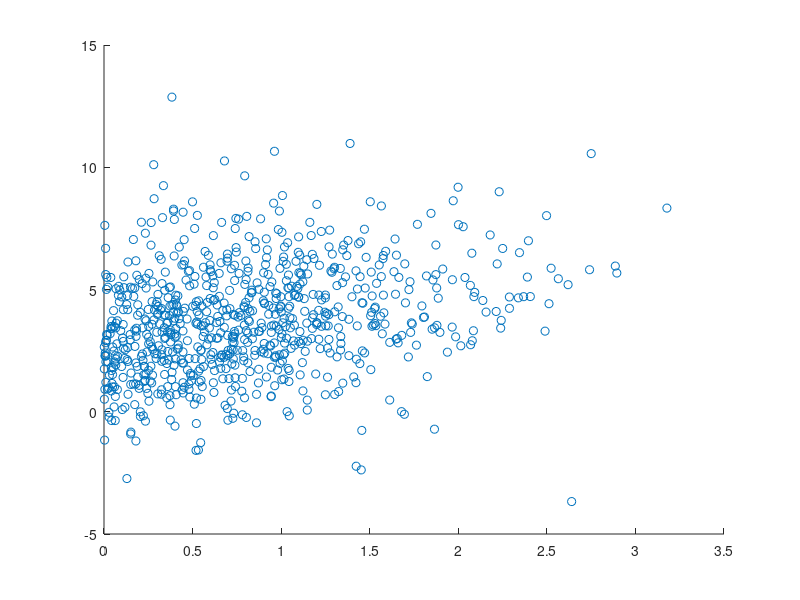
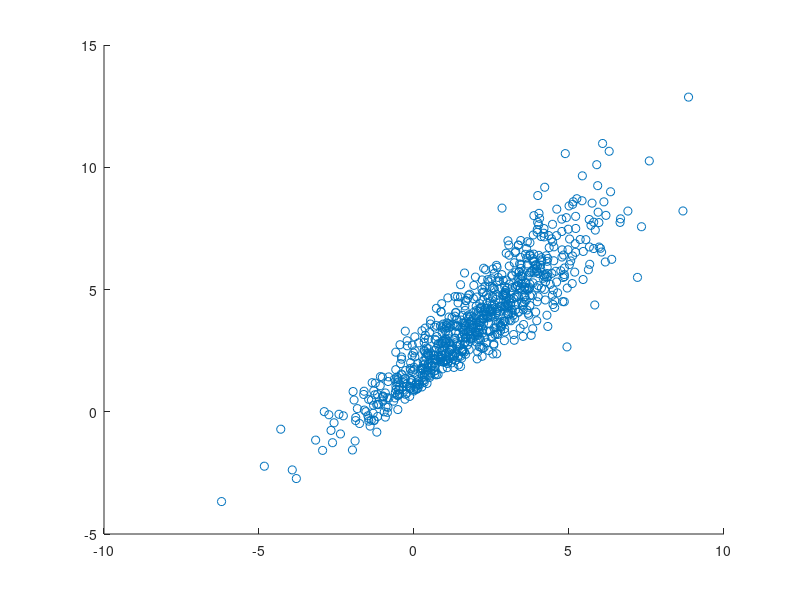
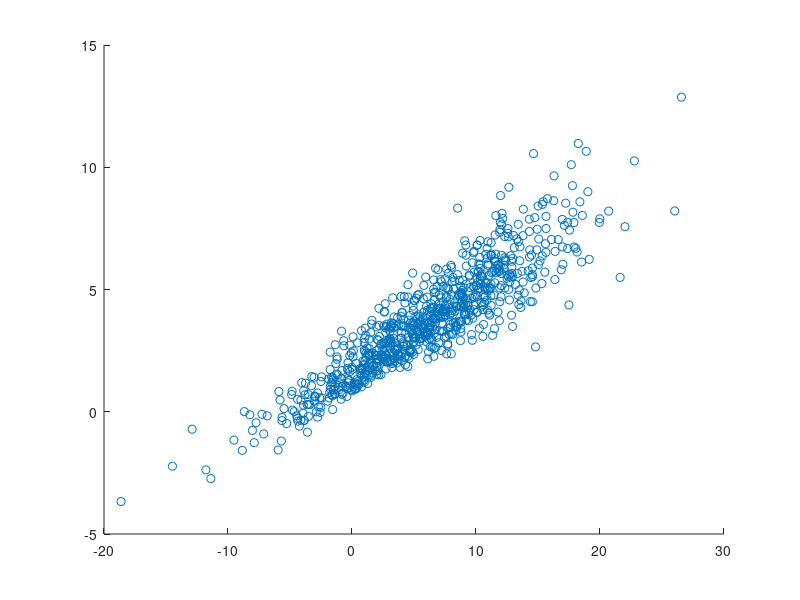
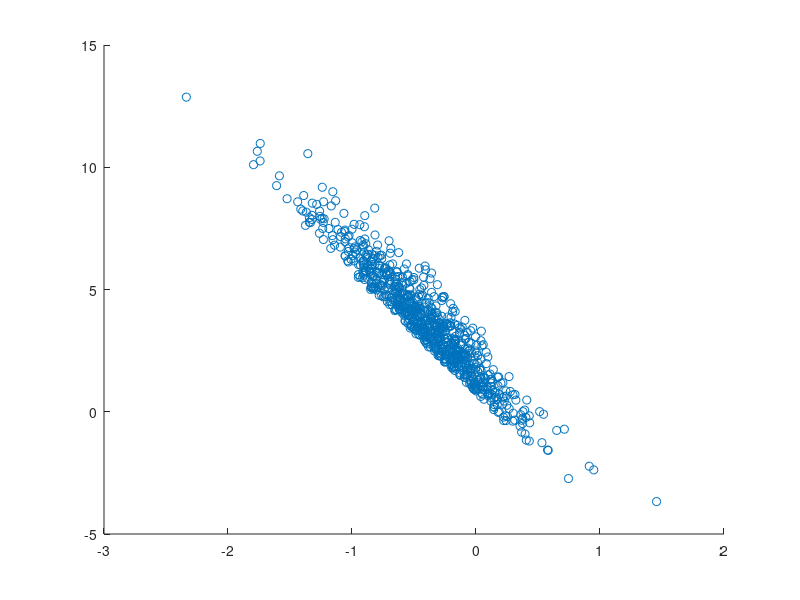

MATLAB code for these plots, in order:
clear
clc

n=800;
dim=7;
x2min=2;
x2max=4;




data=zeros(800,dim);

data(:,1)=abs(randn(n,1));
data(:,2)=x2min+ (x2max-x2min)*randn(n,1);

data(:,3)= data(:,2)*3;

data(:,4)=-data(:,2).*(0.2+randn(n,1)/20);

data(:,5)=log(data(:,1)+5);
data(:,6) = data(:,2) - 3*data(:,1);

data(:,7)=data(:,1) - 5*data(:,4) + 0.5*data(:,5) + 0.05*randn(n,1);

for i = 1:dim-1
    figure(i)
    scatter(data(:,i), data(:,7));
end